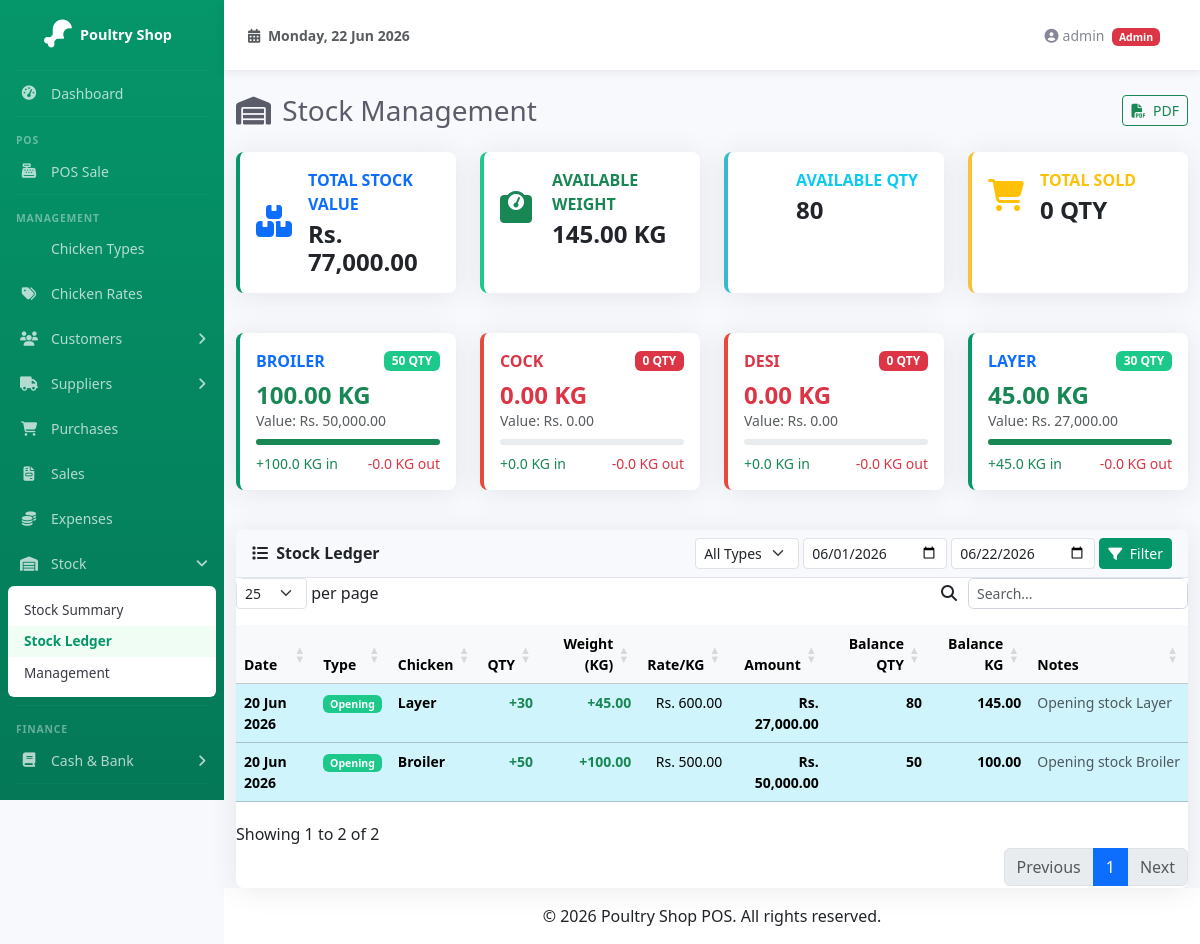
Screenshot of /stock/index.php (signed in) with the database file from the repository.
### tables this page shows
CREATE TABLE IF NOT EXISTS stock_ledger (
  id                INT             AUTO_INCREMENT PRIMARY KEY,
  transaction_date  DATE            NOT NULL,
  transaction_type  ENUM('opening','purchase','sale','adjustment') NOT NULL,
  chicken_type_id   INT             NOT NULL,
  birds_count       INT             NOT NULL DEFAULT 0,
  weight_kg         DECIMAL(12,3)   NOT NULL DEFAULT 0.000,
  rate_per_kg       DECIMAL(10,2)   NOT NULL DEFAULT 0.00,
  amount            DECIMAL(12,2)   NOT NULL DEFAULT 0.00,
  reference_id      INT             DEFAULT NULL,
  notes             TEXT            DEFAULT NULL,
  created_at        TIMESTAMP       DEFAULT CURRENT_TIMESTAMP,
  FOREIGN KEY (chicken_type_id) REFERENCES chicken_types(id) ON DELETE CASCADE ON UPDATE CASCADE,
  INDEX idx_stock_date (transaction_date),
  INDEX idx_stock_type (transaction_type),
  INDEX idx_stock_chicken (chicken_type_id)
);

CREATE TABLE IF NOT EXISTS chicken_types (
  id          INT             AUTO_INCREMENT PRIMARY KEY,
  name        VARCHAR(50)     NOT NULL UNIQUE,
  created_at  TIMESTAMP       DEFAULT CURRENT_TIMESTAMP
);

### includes/functions.php (called while the page is built, shortened)
<?php
function money($amount): string {
    return number_format((float)$amount, 2);
}

### stock/index.php (the view, shortened to what this page needs)
<?php
require_once __DIR__ . '/../includes/functions.php';
$pdo = getDB();
$from = $_GET['from'] ?? date('Y-m-01');
$to   = $_GET['to'] ?? date('Y-m-d');
$types = $pdo->query("SELECT id, name FROM chicken_types ORDER BY name")->fetchAll();
$stock_data = [];
$grand = ['in_birds' => 0, 'in_weight' => 0, 'out_birds' => 0, 'out_weight' => 0, 'in_amount' => 0, 'out_amount' => 0];
foreach ($types as $t) {
    $stmt = $pdo->prepare("
        SELECT
            COALESCE(SUM(CASE WHEN transaction_type IN ('opening','purchase','adjustment') THEN birds_count ELSE 0 END), 0) AS in_birds,
            COALESCE(SUM(CASE WHEN transaction_type IN ('opening','purchase','adjustment') THEN weight_kg ELSE 0 END), 0) AS in_weight,
            COALESCE(SUM(CASE WHEN transaction_type = 'sale' THEN birds_count ELSE 0 END), 0) AS out_birds,
            COALESCE(SUM(CASE WHEN transaction_type = 'sale' THEN weight_kg ELSE 0 END), 0) AS out_weight,
            COALESCE(SUM(CASE WHEN transaction_type IN ('opening','purchase','adjustment') THEN amount ELSE 0 END), 0) AS in_amount,
            COALESCE(SUM(CASE WHEN transaction_type = 'sale' THEN amount ELSE 0 END), 0) AS out_amount
        FROM stock_ledger WHERE chicken_type_id = ?
    ");
    $stmt->execute([$t['id']]);
    $d = $stmt->fetch();
    $d['name'] = $t['name'];
    $d['avail_birds'] = max(0, $d['in_birds'] - $d['out_birds']);
    $d['avail_weight'] = max(0, $d['in_weight'] - $d['out_weight']);
    $d['stock_value'] = $d['avail_weight'] > 0 && $d['in_weight'] > 0
        ? ($d['in_amount'] / $d['in_weight']) * $d['avail_weight']
        : 0;
    $stock_data[] = $d;
    foreach (['in_birds','in_weight','out_birds','out_weight','in_amount','out_amount'] as $k) {
        $grand[$k] += $d[$k];
    }
}
$grand['avail_birds'] = max(0, $grand['in_birds'] - $grand['out_birds']);
$grand['avail_weight'] = max(0, $grand['in_weight'] - $grand['out_weight']);
$grand['stock_value'] = $grand['avail_weight'] > 0 && $grand['in_weight'] > 0
    ? ($grand['in_amount'] / $grand['in_weight']) * $grand['avail_weight']
    : 0;
$where = "WHERE 1=1";
$params = [];
if ($from) {
    $where .= " AND sl.transaction_date >= ?";
    $params[] = $from;
}
if ($to) {
    $where .= " AND sl.transaction_date <= ?";
    $params[] = $to;
}
$stmt = $pdo->prepare("
    SELECT sl.*, ct.name AS chicken_type_name
    FROM stock_ledger sl
    JOIN chicken_types ct ON ct.id = sl.chicken_type_id
    $where
    ORDER BY sl.transaction_date DESC, sl.id DESC
    LIMIT 200
");
$stmt->execute($params);
$ledger = $stmt->fetchAll();
$bal_birds = 0;
$bal_weight = 0;
if ($from) {
    $balWhere = "WHERE sl.transaction_date < ?";
    $balParams = [$from];
    $stmt = $pdo->prepare("
        SELECT
            COALESCE(SUM(CASE WHEN transaction_type IN ('opening','purchase','adjustment') THEN birds_count ELSE 0 END), 0)
            - COALESCE(SUM(CASE WHEN transaction_type = 'sale' THEN birds_count ELSE 0 END), 0) AS birds,
            COALESCE(SUM(CASE WHEN transaction_type IN ('opening','purchase','adjustment') THEN weight_kg ELSE 0 END), 0)
            - COALESCE(SUM(CASE WHEN transaction_type = 'sale' THEN weight_kg ELSE 0 END), 0) AS weight
        FROM stock_ledger sl $balWhere
    ");
    $stmt->execute($balParams);
    $bal = $stmt->fetch();
    $bal_birds = (int)$bal['birds'];
    $bal_weight = (float)$bal['weight'];
}
$ledger_asc = array_reverse($ledger);
$running = [];
foreach ($ledger_asc as $l) {
    if (in_array($l['transaction_type'], ['opening','purchase','adjustment'])) {
        $bal_birds += $l['birds_count'];
        $bal_weight += $l['weight_kg'];
    } elseif ($l['transaction_type'] === 'sale') {
        $bal_birds -= $l['birds_count'];
        $bal_weight -= $l['weight_kg'];
    }
    $running[$l['id']] = ['birds' => $bal_birds, 'weight' => $bal_weight];
}
require_once __DIR__ . '/../includes/header.php';
?>
<div class="d-sm-flex align-items-center justify-content-between mb-4">
    <h1 class="h3 mb-0 text-gray-800">
        <i class="fas fa-warehouse me-1"></i> Stock Management
    </h1>
    <div>
        <button class="btn btn-sm btn-outline-success" onclick="window.print()">
            <i class="fas fa-file-pdf me-1"></i> PDF
        </button>
    </div>
</div>
<div class="row mb-4">
    <div class="col-xl-3 col-md-6 mb-3">
        <div class="card border-start-primary dashboard-card h-100">
            <div class="card-body">
                <div class="row align-items-center">
                    <div class="col-3 text-center">
                        <i class="fas fa-boxes fa-2x text-primary"></i>
                    </div>
                    <div class="col-9">
                        <div class="text-xs fw-bold text-primary text-uppercase mb-1">Total Stock Value</div>
                        <div class="h4 mb-0 fw-bold">Rs. <?= money($grand['stock_value']) ?></div>
                    </div>
                </div>
            </div>
        </div>
    </div>
    <div class="col-xl-3 col-md-6 mb-3">
        <div class="card border-start-success dashboard-card h-100">
            <div class="card-body">
                <div class="row align-items-center">
                    <div class="col-3 text-center">
                        <i class="fas fa-weight fa-2x text-success"></i>
                    </div>
                    <div class="col-9">
                        <div class="text-xs fw-bold text-success text-uppercase mb-1">Available Weight</div>
                        <div class="h4 mb-0 fw-bold"><?= number_format($grand['avail_weight'], 2) ?> KG</div>
                    </div>
                </div>
            </div>
        </div>
    </div>
    <div class="col-xl-3 col-md-6 mb-3">
        <div class="card border-start-info dashboard-card h-100">
            <div class="card-body">
                <div class="row align-items-center">
                    <div class="col-3 text-center">
                    </div>
                    <div class="col-9">
                        <div class="text-xs fw-bold text-info text-uppercase mb-1">Available QTY</div>
                        <div class="h4 mb-0 fw-bold"><?= number_format($grand['avail_birds']) ?></div>
                    </div>
                </div>
            </div>
        </div>
    </div>
    <div class="col-xl-3 col-md-6 mb-3">
        <div class="card border-start-warning dashboard-card h-100">
            <div class="card-body">
                <div class="row align-items-center">
                    <div class="col-3 text-center">
                        <i class="fas fa-shopping-cart fa-2x text-warning"></i>
                    </div>
                    <div class="col-9">
                        <div class="text-xs fw-bold text-warning text-uppercase mb-1">Total Sold</div>
                        <div class="h4 mb-0 fw-bold"><?= number_format($grand['out_birds']) ?> QTY</div>
                    </div>
                </div>
            </div>
        </div>
    </div>
</div>
<div class="row mb-4">
    <?php foreach ($stock_data as $sd):
        $pct = $sd['in_weight'] > 0 ? min(100, ($sd['avail_weight'] / $sd['in_weight']) * 100) : 0;
        $isLow = $sd['avail_weight'] < 10;
        $isOut = $sd['avail_weight'] <= 0;
        $cardBorder = $isOut ? 'danger' : ($isLow ? 'warning' : 'primary');
        $barColor = $isOut ? 'danger' : ($isLow ? 'warning' : 'success');
    ?>
    <div class="col-xl-3 col-md-6 mb-3">
        <div class="card border-start-<?= $cardBorder ?> dashboard-card h-100">
            <div class="card-body">
                <div class="d-flex align-items-center justify-content-between mb-2">
                    <div class="text-xs fw-bold text-uppercase text-<?= $cardBorder ?>"><?= htmlspecialchars($sd['name']) ?></div>
                    <span class="badge bg-<?= $isOut ? 'danger' : ($isLow ? 'warning' : 'success') ?>">
                        <?= number_format($sd['avail_birds']) ?> QTY
                    </span>
                </div>
                <div class="h4 mb-0 fw-bold text-<?= $isOut ? 'danger' : 'success' ?>">
                    <?= number_format($sd['avail_weight'], 2) ?> KG
                </div>
                <div class="small text-muted mb-2">Value: Rs. <?= money($sd['stock_value']) ?></div>
                <div class="progress" style="height:6px;">
                    <div class="progress-bar bg-<?= $barColor ?>" style="width:<?= $pct ?>%"></div>
                </div>
                <div class="row small text-muted mt-2 g-0">
                    <div class="col-6 text-success">+<?= number_format($sd['in_weight'], 1) ?> KG in</div>
                    <div class="col-6 text-danger text-end">-<?= number_format($sd['out_weight'], 1) ?> KG out</div>
                </div>
            </div>
        </div>
    </div>
    <?php endforeach; ?>
</div>
<div class="card">
    <div class="card-header">
        <div class="row align-items-center">
            <div class="col"><i class="fas fa-list me-1"></i> Stock Ledger</div>
            <div class="col-auto">
                <form method="GET" class="row g-1">
                    <div class="col-auto">
                        <select name="type" class="form-select form-select-sm">
                            <option value="">All Types</option>
                        </select>
                    </div>
                    <div class="col-auto"><input type="date" name="from" class="form-control form-control-sm" value="<?= $from ?>"></div>
                    <div class="col-auto"><input type="date" name="to" class="form-control form-control-sm" value="<?= $to ?>"></div>
                    <div class="col-auto"><button class="btn btn-primary btn-sm"><i class="fas fa-filter me-1"></i> Filter</button></div>
                </form>
            </div>
        </div>
    </div>
    <div class="card-body p-0">
        <div class="table-responsive">
            <table class="table table-hover mb-0 small" id="stockLedgerTable">
                <thead class="table-light">
                    <tr>
                        <th>Date</th>
                        <th>Type</th>
                        <th>Chicken</th>
                        <th class="text-end">QTY</th>
                        <th class="text-end">Weight (KG)</th>
                        <th class="text-end">Rate/KG</th>
                        <th class="text-end">Amount</th>
                        <th class="text-end">Balance QTY</th>
                        <th class="text-end">Balance KG</th>
                        <th>Notes</th>
                    </tr>
                </thead>
                <tbody>
                    <?php if (empty($ledger)): ?>
                    <tr><td colspan="10" class="text-center text-muted py-4">No stock entries found.</td></tr>
                    <?php else: ?>
                    <?php foreach ($ledger as $l):
                        $isSale = $l['transaction_type'] === 'sale';
                        $isPurchase = $l['transaction_type'] === 'purchase';
                        $isOpening = $l['transaction_type'] === 'opening';
                        $bal = $running[$l['id']] ?? ['birds' => 0, 'weight' => 0];
                        $rowClass = $isSale ? 'table-danger' : ($isPurchase ? 'table-success' : ($isOpening ? 'table-info' : ''));
                    ?>
                    <tr class="<?= $rowClass ?>">
                        <td class="fw-bold"><?= date('d M Y', strtotime($l['transaction_date'])) ?></td>
                        <td>
                            <span class="badge bg-<?= $isSale ? 'danger' : ($isPurchase || $isOpening ? 'success' : 'secondary') ?>">
                                <?= $isOpening ? 'Opening' : ucfirst($l['transaction_type']) ?>
                            </span>
                        </td>
                        <td><span class="fw-bold"><?= htmlspecialchars($l['chicken_type_name']) ?></span></td>
                        <td class="text-end <?= $isSale ? 'text-danger' : 'text-success' ?> fw-bold">
                            <?= $isSale ? '-' : '+' ?><?= $l['birds_count'] ?: '0' ?>
                        </td>
                        <td class="text-end <?= $isSale ? 'text-danger' : 'text-success' ?> fw-bold">
                            <?= $isSale ? '-' : '+' ?><?= number_format($l['weight_kg'], 2) ?>
                        </td>
                        <td class="text-end"><?= $l['rate_per_kg'] ? 'Rs. ' . money($l['rate_per_kg']) : '-' ?></td>
                        <td class="text-end fw-bold">Rs. <?= money($l['amount']) ?></td>
                        <td class="text-end fw-bold"><?= number_format($bal['birds']) ?></td>
                        <td class="text-end fw-bold"><?= number_format($bal['weight'], 2) ?></td>
                        <td class="text-muted" style="max-width:180px;overflow:hidden;text-overflow:ellipsis;white-space:nowrap;"><?= htmlspecialchars($l['notes'] ?? '-') ?></td>
                    </tr>
                    <?php endforeach; ?>
                    <?php endif; ?>
                </tbody>
            </table>
        </div>
    </div>
</div>
<?php require_once __DIR__ . '/../includes/footer.php'; ?>

### assets/css/sb-admin-custom.css (style rules this page uses)
:root { --primary: #059669; --primary-dark: #047857; --primary-light: #10b981; --primary-50: #ecfdf5; --sidebar-width: 224px; }
* { margin: 0; padding: 0; box-sizing: border-box; }
body { background-color: #f8f9fc; font-family: 'Segoe UI', Tahoma, Geneva, Verdana, sans-serif; }
.card { border: none; border-radius: 0.5rem; box-shadow: 0 0.15rem 1.75rem 0 rgba(58, 59, 69, 0.1); }
.card-header { background-color: #f8f9fc; border-bottom: 1px solid #e3e6f0; font-weight: 600; }
.border-start-primary { border-left: 0.25rem solid var(--primary) !important; }
.border-start-success { border-left: 0.25rem solid #1cc88a !important; }
.border-start-info { border-left: 0.25rem solid #36b9cc !important; }
.border-start-warning { border-left: 0.25rem solid #f6c23e !important; }
.border-start-danger { border-left: 0.25rem solid #e74a3b !important; }
.text-gray-800 { color: #5a5c69 !important; }
.dashboard-card { transition: transform 0.2s; }
.btn-primary { background-color: var(--primary); border-color: var(--primary); }
.table-responsive { border-radius: 0.5rem; }
.badge.bg-success { background-color: #1cc88a !important; }

### rows the page displays
stock_ledger: transaction_date "20 Jun 2026", transaction_type "Opening", chicken_type.name "Layer", birds_count "30", weight_kg "45.00", rate_per_kg "600.00", amount "27,000.00", id "80", id "145.00", notes "Opening stock Layer"
stock_ledger: transaction_date "20 Jun 2026", transaction_type "Opening", chicken_type.name "Broiler", birds_count "50", weight_kg "100.00", rate_per_kg "500.00", amount "50,000.00", id "50", id "100.00", notes "Opening stock Broiler"

### other values shown
$_SESSION['user_name'] "admin"
$_SESSION['user_role'] "Admin"
money($grand['stock_value']) "77,000.00"
$grand['avail_weight'] "145.00"
$grand['avail_birds'] "80"
$grand['out_birds'] "0"
$sd['name'] "BROILER"
$sd['avail_birds'] "50"
$sd['avail_weight'] "100.00"
money($sd['stock_value']) "50,000.00"
$sd['in_weight'] "100.0"
$sd['out_weight'] "0.0"
$sd['name'] "COCK"
$sd['avail_birds'] "0"
$sd['avail_weight'] "0.00"
